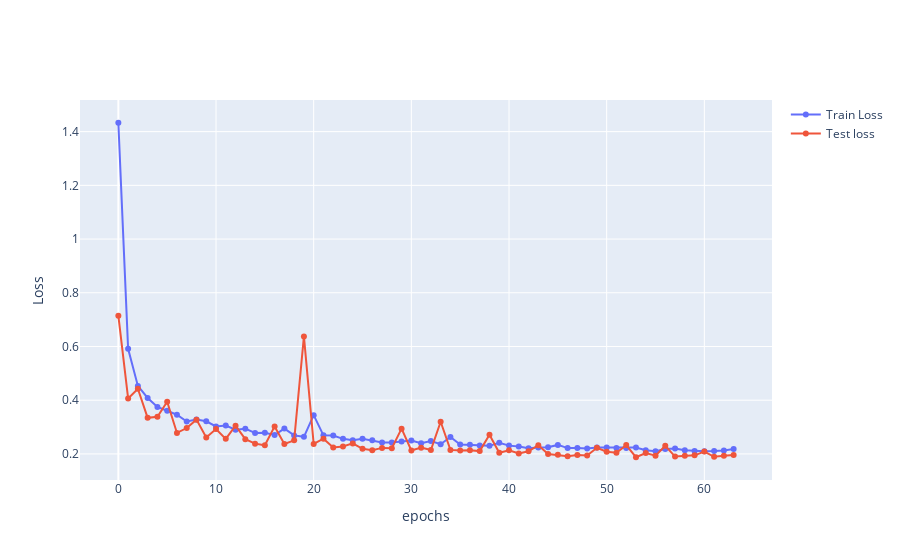
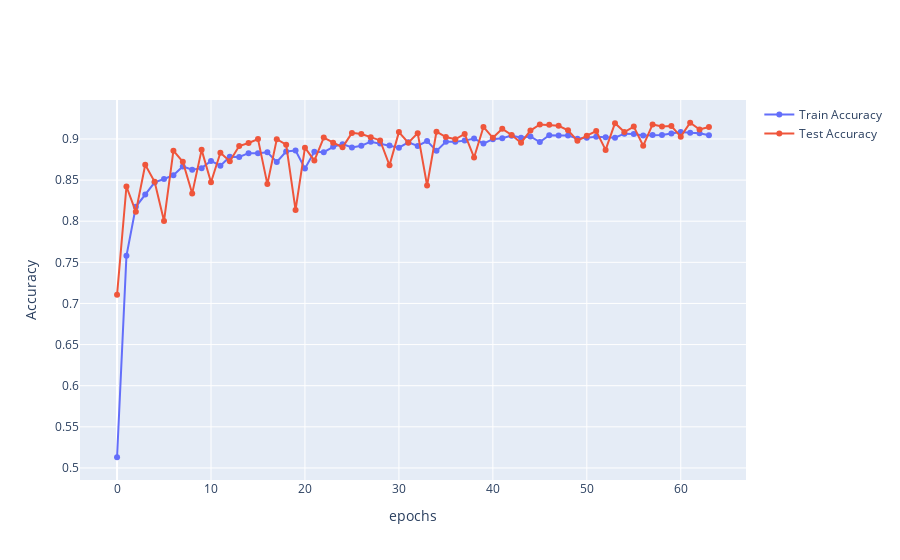

Notebook code for these charts, in order:
### Markdown cell above
#### Training Charts

### Code cell
#hist = pd.DataFrame(data= hist.history)

fig1 = go.Figure()
fig1.update_layout( xaxis_title="epochs", yaxis_title="Loss")
fig1.add_trace(go.Scatter(x = hist.index, y = hist.loss.values,
                    mode='lines+markers',
                    name='Train Loss'))
fig1.add_trace(go.Scatter(x = hist.index, y = hist.val_loss.values,
                    mode='lines+markers', name='Test loss'))
fig1.show()

fig2 = go.Figure()
fig2.update_layout( xaxis_title="epochs", yaxis_title="Accuracy")
fig2.add_trace(go.Scatter(x = hist.index, y = hist.accuracy.values,
                    mode='lines+markers',
                    name='Train Accuracy'))

fig2.add_trace(go.Scatter(x = hist.index, y = hist.val_accuracy.values,
                    mode='lines+markers', name='Test Accuracy'))
fig2.show()
